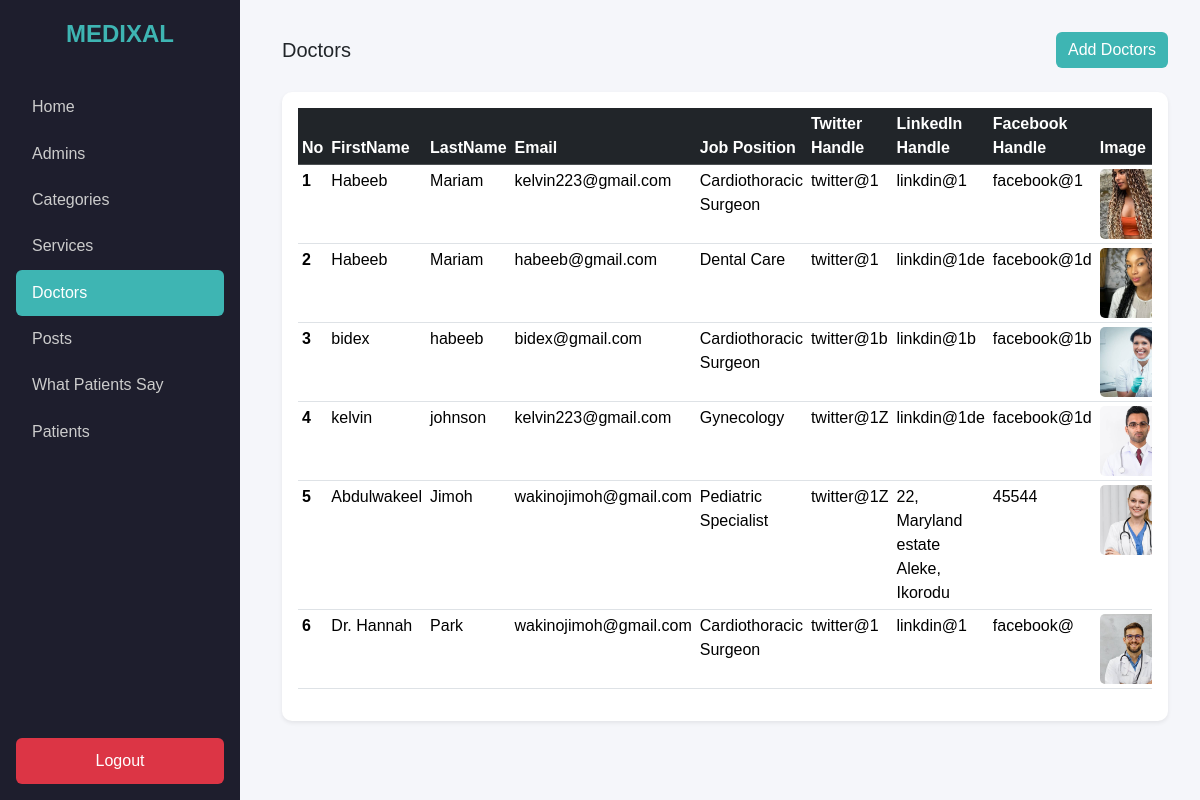
The page /admin-panel/doctor-admins/show-doctors.php (signed in) on the database as committed earlier.
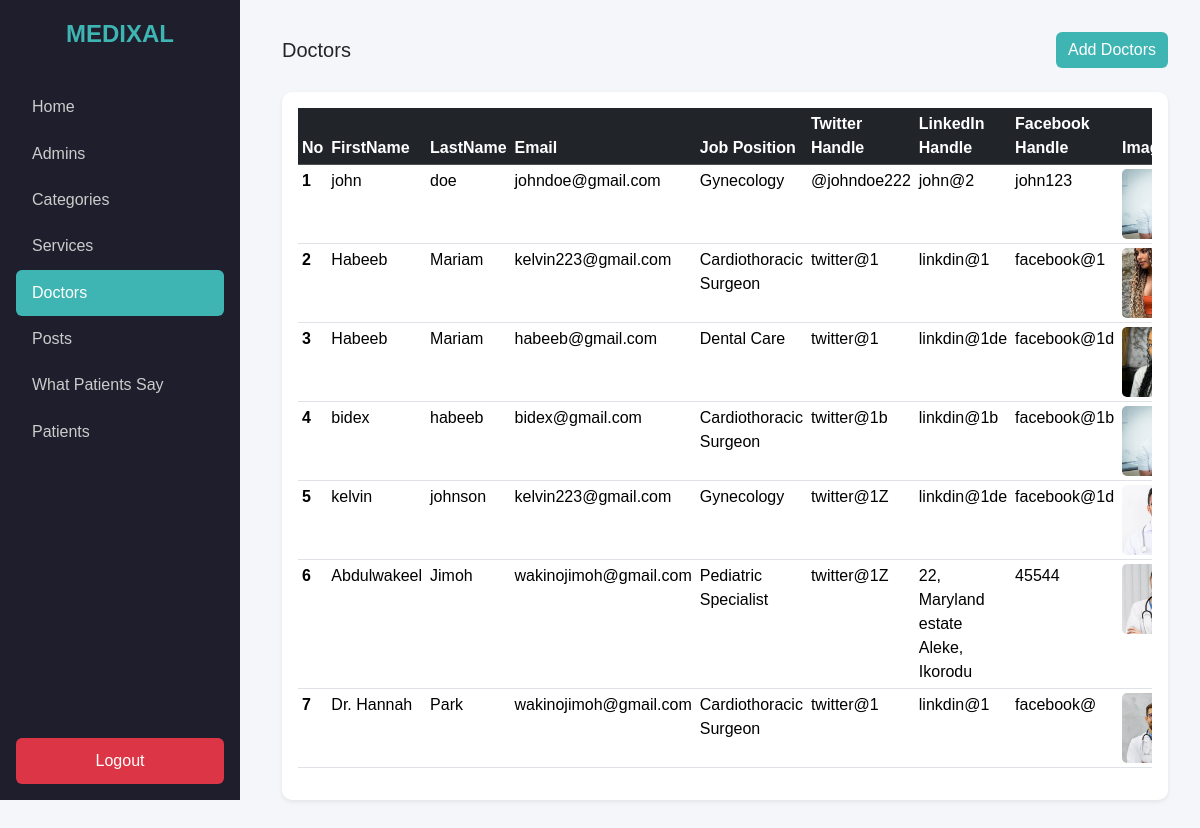
The same page on the database as committed later.
### tables this page shows
CREATE TABLE IF NOT EXISTS `doctors` (
  `id` int NOT NULL AUTO_INCREMENT,
  `firstname` varchar(255) NOT NULL,
  `lastname` varchar(255) NOT NULL,
  `email` varchar(255) NOT NULL,
  `title` varchar(255) NOT NULL,
  `twitter` varchar(255) NOT NULL,
  `linkedin` varchar(255) NOT NULL,
  `facebook` varchar(255) NOT NULL,
  `image` varchar(255) NOT NULL,
  `created_at` datetime NOT NULL DEFAULT CURRENT_TIMESTAMP ON UPDATE CURRENT_TIMESTAMP,
  `category_id` int DEFAULT NULL,
  PRIMARY KEY (`id`),
  KEY `fk_category_id` (`category_id`)
);

CREATE TABLE IF NOT EXISTS `categories` (
  `id` int NOT NULL AUTO_INCREMENT,
  `category_name` varchar(255) NOT NULL,
  `img` varchar(255) NOT NULL,
  `created_at` datetime NOT NULL DEFAULT CURRENT_TIMESTAMP ON UPDATE CURRENT_TIMESTAMP,
  PRIMARY KEY (`id`)
);

### admin-panel/doctor-admins/show-doctors.php (the view, shortened to what this page needs)
<?php
require_once "../../includes/dbh.php";
$sql = "
SELECT
d.*,
c.category_name AS job_name  -- Selects the category name and aliases it as job_name
FROM doctors d
LEFT JOIN categories c ON d.title = c.id  -- Joins d.title (the category ID) to c.id
ORDER BY d.id DESC
";
$stmt = $db->prepare($sql);
$stmt->execute();
$doctors = $stmt->fetchAll(PDO::FETCH_ASSOC);
?>
<!DOCTYPE html>
<html lang="en">
<head>
<link href="https://cdn.jsdelivr.net/npm/bootstrap@5.3.3/dist/css/bootstrap.min.css" rel="stylesheet">
<link href="../styles/style.css" rel="stylesheet">
</head>
<body>
<div class="sidebar">
<div class="logo">MEDIXAL</div>
<a href="../index.php">Home</a>
<a href="../admins/admins.php">Admins</a>
<a href="../categories-admins/show-categories.php">Categories</a>
<a href="../services-admins/show-services.php">Services</a>
<a href="show-doctors.php" class="active">Doctors</a>
<a href="../testimony-admins/show-posts.php">Posts</a>
<a href="../patients-say-admins/show-testimonials.php">What Patients Say</a>
<a href="../patients-admins/show-patients.php">Patients</a>
<?php if(isset($_SESSION["admin_name"])) : ?>
<a href="../logout.php" class="logout text-white">Logout</a>
<?php   else :   ?>
<a href="../admins/login-admins.php" class="logout text-white">Login</a>
<?php endif; ?>
</div>
<div class="main-content">
<div class="d-flex justify-content-between align-items-center mb-4">
    <h5 class="card-title mb-0">Doctors</h5>
  <?php if(isset($_SESSION["admin_name"])) : ?>
    <a href="add-doctors.php" class="btn btn-primary">Add Doctors</a>
          <?php else : ?>
<span></span>
<?php endif; ?>
</div>
<div class="card shadow-sm">
    <div class="card-body">
        <div class="table-responsive">
            <table class="table table-hover table-sm">
            <thead class="table-dark">
                <tr>
                    <th scope="col">No</th>
                    <th scope="col">FirstName</th>
                    <th scope="col">LastName</th>
                    <th scope="col">Email</th>
                    <th scope="col">Job Position</th>
                    <th scope="col">Twitter Handle</th>
                    <th scope="col">LinkedIn Handle</th>
                    <th scope="col">Facebook Handle</th>
                    <th scope="col">Image</th>
                </tr>
            </thead>
            <tbody>
              <?php if(isset($_SESSION["admin_name"])) : ?>
                <?php if (!empty($doctors)): ?>
                    <?php $i = 1; ?>
                    <?php foreach ($doctors as $doctor): ?>
                        <tr>
                            <th scope="row"><?php echo $i++; ?></th>
                            <td><?php echo htmlspecialchars($doctor["firstname"] ?? ""); ?></td>
                            <td><?php echo htmlspecialchars($doctor["lastname"] ?? ""); ?></td>
                            <td><?php echo htmlspecialchars($doctor["email"] ?? ""); ?></td>
                            <td><?php echo htmlspecialchars($doctor["job_name"] ?? "N/A"); ?></td>
                            <td><?php echo htmlspecialchars($doctor["twitter"] ?? ""); ?></td>
                            <td><?php echo htmlspecialchars($doctor["linkedin"] ?? ""); ?></td>
                            <td><?php echo htmlspecialchars($doctor["facebook"] ?? ""); ?></td>
                            <td><img src="../uploads/profile/<?php echo htmlspecialchars($doctor["image"] ?? "default.png"); ?>"
                                      alt="<?php echo htmlspecialchars($doctor["firstname"] ?? "Doctor Image"); ?>"
                                      width="70px" height="70px" style="object-fit: cover; border-radius: 5px;">
                            </td>
                        </tr>
                    <?php endforeach; ?>
                <?php else: ?>
                    <tr><td colspan="11" class="text-center text-muted">No Doctors Added.</td></tr>
                    <?php endif; ?>
                    <?php else: ?>
                      <tr><td colspan="11" class="text-center text-muted">Please log in to view doctors.</td></tr>
              <?php endif; ?>
            </tbody>
            </table>
        </div>
    </div>
</div>
</div>
</body>
</html>

Rows that differ between the two databases and show on the page:
added doctors: firstname "john", lastname "doe", email "johndoe@gmail.com", categories.category_name "Gynecology", twitter "@johndoe222", linkedin "john@2", facebook "john123", image (picture)
